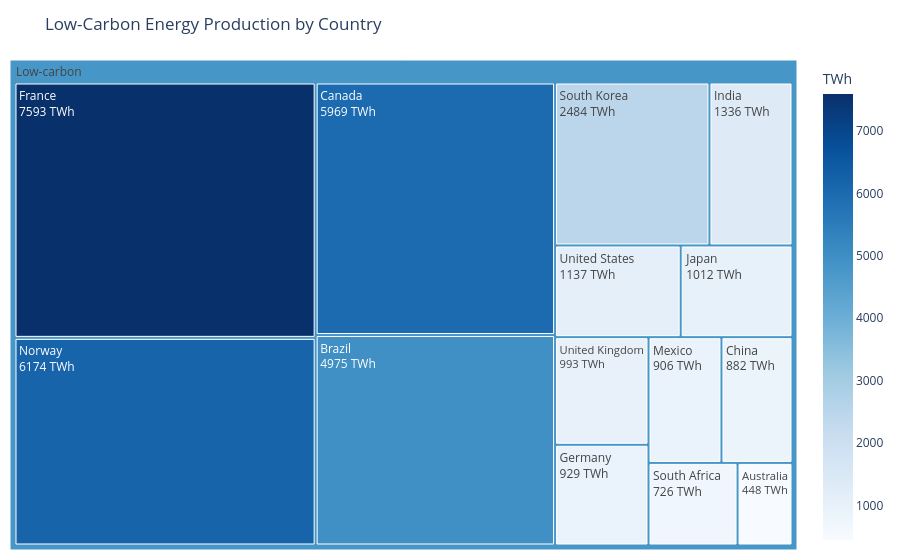
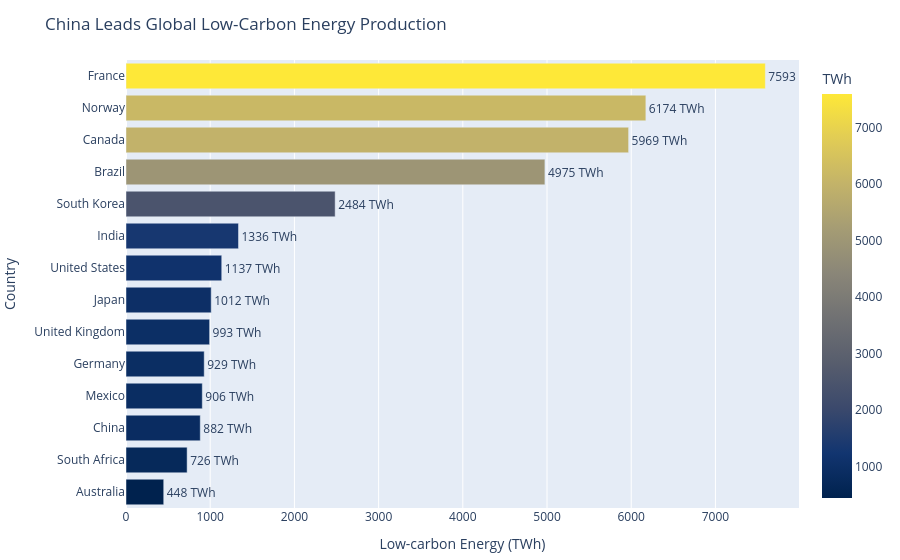

Notebook source saved alongside these figures, in order:
### Markdown cell above
## Task 3 — Treemap vs bar: low-carbon energy by country

**What to build:** Build **both** a treemap and a horizontal bar chart showing total low-carbon TWh (Nuclear + Hydro) per country. Then answer the question in a markdown cell below.

**Requirements:**
- Filter to `Source_Type == 'Low-carbon'` and aggregate TWh by country
- Treemap: single-level `path=['All', 'Country']` with a dummy root node labelled `'Low-carbon'`
- Bar chart: sorted by TWh, horizontal orientation, CVD-safe colour
- Both charts show TWh values, not percentages
- Insight title on the bar chart naming the leading country

### Code cell
# Task 3 — charts
# YOUR CODE HERE

# Filter to low-carbon sources and aggregate by country
low_carbon = (
    df.loc[df['Source_Type'] == 'Low-carbon']
    .groupby('Country', as_index=False)['TWh']
    .sum()
)

# Add dummy root node for treemap
low_carbon['All'] = 'Low-carbon'

# -----------------------------
# Treemap
# -----------------------------
treemap_fig = px.treemap(
    low_carbon,
    path=['All', 'Country'],
    values='TWh',
    color='TWh',
    color_continuous_scale='Blues',
    title='Low-Carbon Energy Production by Country'
)

treemap_fig.update_traces(
    textinfo='label+value',
    texttemplate='%{label}<br>%{value:.0f} TWh',
    root_color='lightgrey',
    marker=dict(
        line=dict(color='white', width=1)
    )
)

treemap_fig.update_layout(
    margin=dict(t=60, l=10, r=10, b=10)
)

treemap_fig.show()


# -----------------------------
# Horizontal Bar Chart
# -----------------------------
bar_fig = px.bar(
    low_carbon.sort_values('TWh'),
    x='TWh',
    y='Country',
    orientation='h',
    color='TWh',
    color_continuous_scale='Cividis',  # CVD-safe palette
    text='TWh',
    title='China Leads Global Low-Carbon Energy Production'
)

bar_fig.update_traces(
    texttemplate='%{text:.0f} TWh',
    textposition='outside'
)

bar_fig.update_layout(
    xaxis_title='Low-carbon Energy (TWh)',
    yaxis_title='Country',
    showlegend=False,
    margin=dict(t=60, l=10, r=10, b=10)
)

bar_fig.show()

### Figure 1 — Plotly figure (JSON) as saved in the notebook; plotly's stock layout.template omitted (floating-point values rounded to 4 significant figures)
{"data": [{"branchvalues": "total", "customdata": [[448.0], [4975.0], [5969.0], [882.0], [7593.0], [929.0], [1336.0], [1012.0], [906.0], [6174.0], [726.0], [2484.0], [993.0], [1137.0], [4797.0]], "domain": {"x": [0, 1], "y": [0, 1]}, "hovertemplate": "labels=%{label}<br>TWh_sum=%{value}<br>parent=%{parent}<br>id=%{id}<br>TWh=%{color}<extra></extra>", "ids": ["Low-carbon/Australia", "Low-carbon/Brazil", "Low-carbon/Canada", "Low-carbon/China", "Low-carbon/France", "Low-carbon/Germany", "Low-carbon/India", "Low-carbon/Japan", "Low-carbon/Mexico", "Low-carbon/Norway", "Low-carbon/South Africa", "Low-carbon/South Korea", "Low-carbon/United Kingdom", "Low-carbon/United States", "Low-carbon"], "labels": ["Australia", "Brazil", "Canada", "China", "France", "Germany", "India", "Japan", "Mexico", "Norway", "South Africa", "South Korea", "United Kingdom", "United States", "Low-carbon"], "marker": {"coloraxis": "coloraxis", "colors": [448.0, 4975.0, 5969.0, 882.0, 7593.0, 929.0, 1336.0, 1012.0, 906.0, 6174.0, 726.0, 2484.0, 993.0, 1137.0, 4797.0], "line": {"color": "white", "width": 1}}, "name": "", "parents": ["Low-carbon", "Low-carbon", "Low-carbon", "Low-carbon", "Low-carbon", "Low-carbon", "Low-carbon", "Low-carbon", "Low-carbon", "Low-carbon", "Low-carbon", "Low-carbon", "Low-carbon", "Low-carbon", ""], "root": {"color": "lightgrey"}, "textinfo": "label+value", "texttemplate": "%{label}<br>%{value:.0f} TWh", "type": "treemap", "values": [448.0, 4975.0, 5969.0, 882.0, 7593.0, 929.0, 1336.0, 1012.0, 906.0, 6174.0, 726.0, 2484.0, 993.0, 1137.0, 35560.0]}], "layout": {"coloraxis": {"colorbar": {"title": {"text": "TWh"}}, "colorscale": [[0, "rgb(247,251,255)"], [0.125, "rgb(222,235,247)"], [0.25, "rgb(198,219,239)"], [0.375, "rgb(158,202,225)"], [0.5, "rgb(107,174,214)"], [0.625, "rgb(66,146,198)"], [0.75, "rgb(33,113,181)"], [0.875, "rgb(8,81,156)"], [1, "rgb(8,48,107)"]]}, "legend": {"tracegroupgap": 0}, "margin": {"b": 10, "l": 10, "r": 10, "t": 60}, "title": {"text": "Low-Carbon Energy Production by Country"}}}

### Figure 2 — Plotly figure (JSON) as saved in the notebook; plotly's stock layout.template omitted (floating-point values rounded to 4 significant figures)
{"data": [{"hovertemplate": "TWh=%{marker.color}<br>Country=%{y}<extra></extra>", "legendgroup": "", "marker": {"color": [448.0, 726.0, 882.0, 906.0, 929.0, 993.0, 1012.0, 1137.0, 1336.0, 2484.0, 4975.0, 5969.0, 6174.0, 7593.0], "coloraxis": "coloraxis", "pattern": {"shape": ""}}, "name": "", "orientation": "h", "showlegend": false, "text": [448.0, 726.0, 882.0, 906.0, 929.0, 993.0, 1012.0, 1137.0, 1336.0, 2484.0, 4975.0, 5969.0, 6174.0, 7593.0], "textposition": "outside", "texttemplate": "%{text:.0f} TWh", "type": "bar", "x": [448.0, 726.0, 882.0, 906.0, 929.0, 993.0, 1012.0, 1137.0, 1336.0, 2484.0, 4975.0, 5969.0, 6174.0, 7593.0], "xaxis": "x", "y": ["Australia", "South Africa", "China", "Mexico", "Germany", "United Kingdom", "Japan", "United States", "India", "South Korea", "Brazil", "Canada", "Norway", "France"], "yaxis": "y"}], "layout": {"barmode": "relative", "coloraxis": {"colorbar": {"title": {"text": "TWh"}}, "colorscale": [[0, "#00224e"], [0.1111, "#123570"], [0.2222, "#3b496c"], [0.3333, "#575d6d"], [0.4444, "#707173"], [0.5556, "#8a8678"], [0.6667, "#a59c74"], [0.7778, "#c3b369"], [0.8889, "#e1cc55"], [1, "#fee838"]]}, "legend": {"tracegroupgap": 0}, "margin": {"b": 10, "l": 10, "r": 10, "t": 60}, "showlegend": false, "title": {"text": "China Leads Global Low-Carbon Energy Production"}, "xaxis": {"anchor": "y", "domain": [0, 1], "title": {"text": "Low-carbon Energy (TWh)"}}, "yaxis": {"anchor": "x", "domain": [0, 1], "title": {"text": "Country"}}}}
